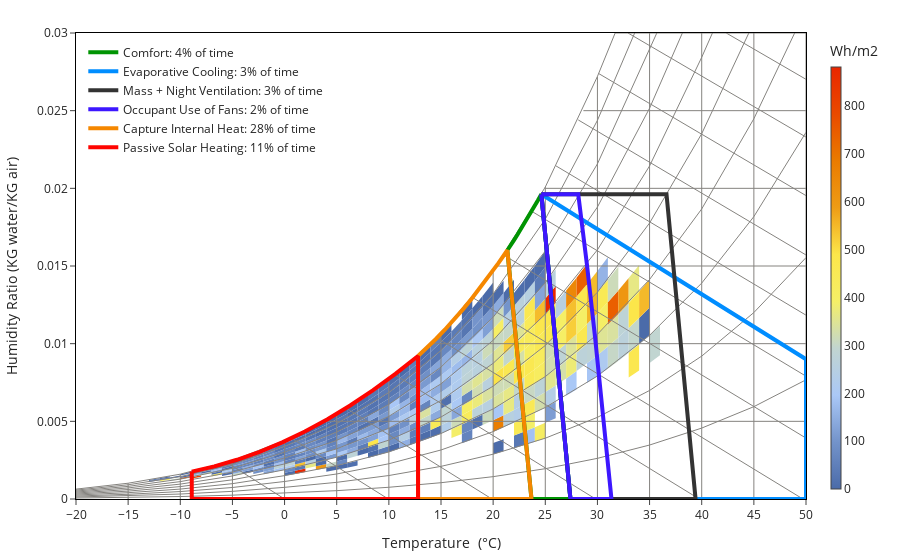

The cell this chart's notebook holds for it:
### Code cell
lb_psy = PsychrometricChart(epw.dry_bulb_temperature, epw.relative_humidity)
pmv = PolygonPMV(lb_psy)
fig = lb_psy.plot(
    data=epw.direct_normal_radiation,
    polygon_pmv=pmv,
    strategies=[
        Strategy.comfort,
        Strategy.evaporative_cooling,
        Strategy.mas_night_ventilation,
        Strategy.occupant_use_of_fans,
        Strategy.capture_internal_heat,
        Strategy.passive_solar_heating,
    ],
    solar_data=epw.direct_normal_radiation,
    strategy_parameters=params,
)
fig.update_layout(
    paper_bgcolor="rgba(0,0,0,0)", plot_bgcolor="rgba(0,0,0,0)", template="simple_white"
)
fig.show()
